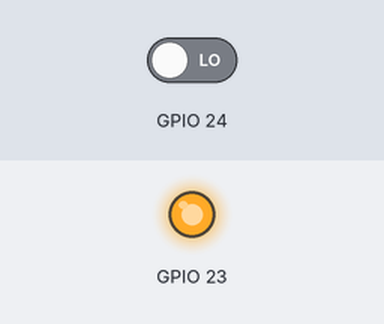
This program was run on a simulated Raspberry Pi (BCM pin numbers). Parts: output pins drawn as LEDs (lit = HIGH). Inputs (shaded band) come from the test bench; at power-on: GPIO 24 LOW.

Above: at 1.2 s.
1.3 s: GPIO 24 driven HIGH
At 1.7 s:
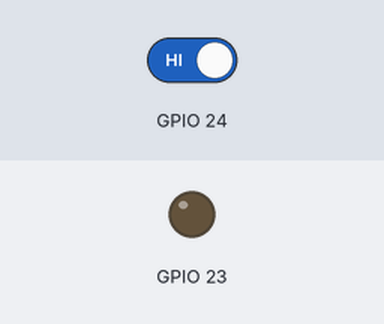
2.8 s: GPIO 24 driven LOW
At 4.0 s:
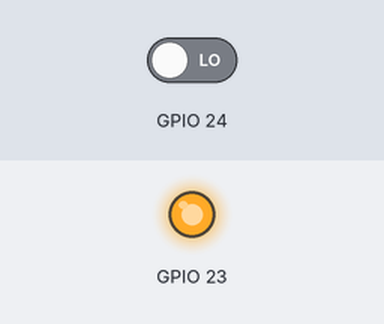
Timing chart, 0 to 5.8 s (numbered marks = the images above; inputs shaded):
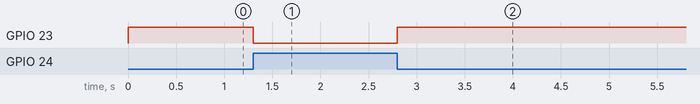

The program:

testing_button_input_ubuntu.py
```python
import lgpio
from time import sleep

h = lgpio.gpiochip_open(0)
LED = 23 # pin_16 = gpio_23
BUTTON = 24 # pin_18 = gpio_24

while True:
    if lgpio.gpio_read(h, BUTTON) == 0:
        lgpio.gpio_write(h, LED, 1)
    else:
        lgpio.gpio_write(h, LED, 0)
```

Measured:
- after the input at 1.3 s, GPIO 23: HIGH → LOW at once
- after the input at 2.8 s, GPIO 23: LOW → HIGH at once
